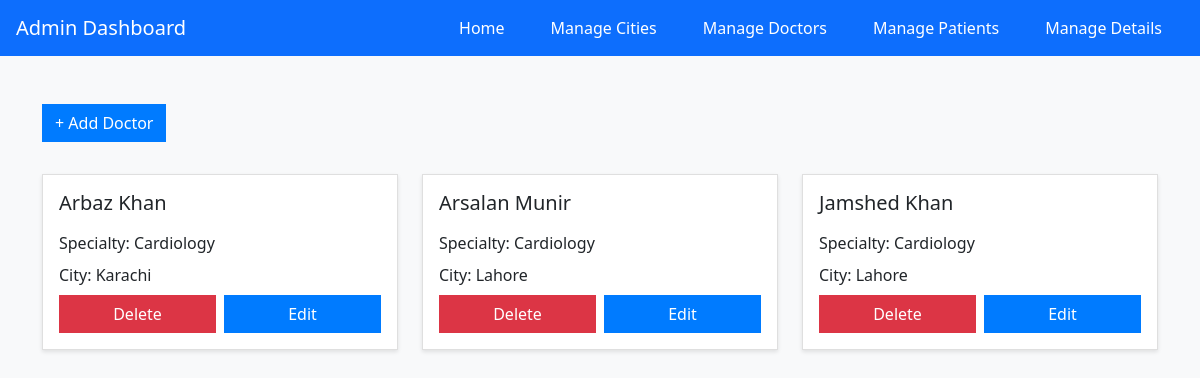
Screenshot of /Admin/managedoctors.php with the database file from the repository.
### tables this page shows
CREATE TABLE `doctors` (
  `doctor_id` int(11) NOT NULL,
  `first_name` varchar(50) NOT NULL,
  `last_name` varchar(50) NOT NULL,
  `email` varchar(50) NOT NULL,
  `password` varchar(50) NOT NULL,
  `phone_number` varchar(20) NOT NULL,
  `address` varchar(100) NOT NULL,
  `city_id` int(11) NOT NULL,
  `specialty` varchar(50) NOT NULL,
  `availability` varchar(50) NOT NULL,
  `last_added` date NOT NULL DEFAULT current_timestamp()
);

CREATE TABLE `cities` (
  `city_id` int(11) NOT NULL,
  `city_name` varchar(50) NOT NULL,
  `state` varchar(50) NOT NULL,
  `country` varchar(50) NOT NULL,
  `last_added` date NOT NULL DEFAULT current_timestamp()
);

### Admin/managedoctors.php (the view, shortened to what this page needs)
<?php
include "../conn.php";
?>
<!DOCTYPE html>
<html lang="en">
<head>
  <link rel="stylesheet" href="../css/style.css">
  <link rel="stylesheet" href="https://cdnjs.cloudflare.com/ajax/libs/bootstrap/5.0.0-beta3/css/bootstrap.min.css">
  <link rel="stylesheet" href="https://cdnjs.cloudflare.com/ajax/libs/font-awesome/5.15.3/css/all.min.css">
</head>
<body>
  <?php include 'navbarAdmin.php'; ?>
  <div class="container py-5">
    <div class="row">
      <div class="col-md-12">
        <button class="btn btn-primary add-button rounded-0" data-bs-toggle="modal" data-bs-target="#addDoctorModal">+ Add Doctor</button>
      </div>
    </div>
    <div class="row">
    <?php
      $result = mysqli_query($conn, "SELECT * FROM hms.doctors INNER JOIN hms.cities ON doctors.city_id = cities.city_id");
      while($row = mysqli_fetch_array($result)) {
        echo '<div class="col-md-4">
                <div class="card">
                  <div class="card-body">
                    <h5 class="card-title">'.$row['first_name'].' '.$row['last_name'].'</h5>
                    <p class="card-text">Specialty: '.$row['specialty'].'</p>
                    <p class="card-text">City: '.$row['city_name'].'</p>
                    <div class="d-flex justify-content-between">
                      <a href="?deleteDoctor='.$row['doctor_id'].'" class="btn btn-danger rounded-0 w-50 me-1">Delete</a>
                      <button class="btn btn-primary rounded-0 w-50 ms-1" data-bs-toggle="modal" data-bs-target="#editDoctorModal'.$row['doctor_id'].'">Edit</button>
                    </div>
                  </div>
                </div>
              </div>';
      }
      ?>
    </div>
  </div>
</body>
</html>

### Admin/navbarAdmin.php (shortened to what this page needs)
<header>
        <nav class="navbar navbar-expand-lg navbar-dark bg-primary text-center">
            <div class="navbar-brand" style="margin-left: 16px;">
            Admin Dashboard
            </div>
            <div class="collapse navbar-collapse" id="navbarNav">
                <ul class="navbar-nav" style="margin-left: auto;">
                  <li class="nav-item">
                    <a style="color: white;" class="nav-link" href="admindashboard.php">Home</a>
                  </li>
                  <li class="nav-item">
                    <a style="color: white;" class="nav-link" href="managecities.php">Manage Cities</a>
                  </li>
                  <li class="nav-item">
                    <a style="color: white;" class="nav-link" href="managedoctors.php">Manage Doctors</a>
                  </li>
                  <li class="nav-item">
                    <a style="color: white;" class="nav-link" href="managepatients.php">Manage Patients</a>
                  </li>
                  <li class="nav-item">
                    <a style="color: white;" class="nav-link" href="managedetails.php">Manage Details</a>
                  </li>
                </ul>
              </div>
        </nav>
    </header>

### css/style.css (style rules this page uses)
.nav-item { margin-right: 30px; }

### Admin/managedoctors.php (style rules this page uses)
body { background-color: #f8f9fa; }
.card { border-radius: 0px; box-shadow: 0 2px 4px rgba(0, 0, 0, 0.1); }
.card-title { font-size: 1.25rem; margin-bottom: 1rem; }
.card-text { font-size: 1rem; margin-bottom: 0.5rem; }
.btn-primary { background-color: #007bff; border-color: #007bff; }
.add-button { margin-bottom: 2rem; }

### rows the page displays
doctors: first_name "Arbaz", last_name "Khan", specialty "Cardiology", city.city_name "Karachi"
doctors: first_name "Arsalan", last_name "Munir", specialty "Cardiology", city.city_name "Lahore"
doctors: first_name "Jamshed", last_name "Khan", specialty "Cardiology", city.city_name "Lahore"
